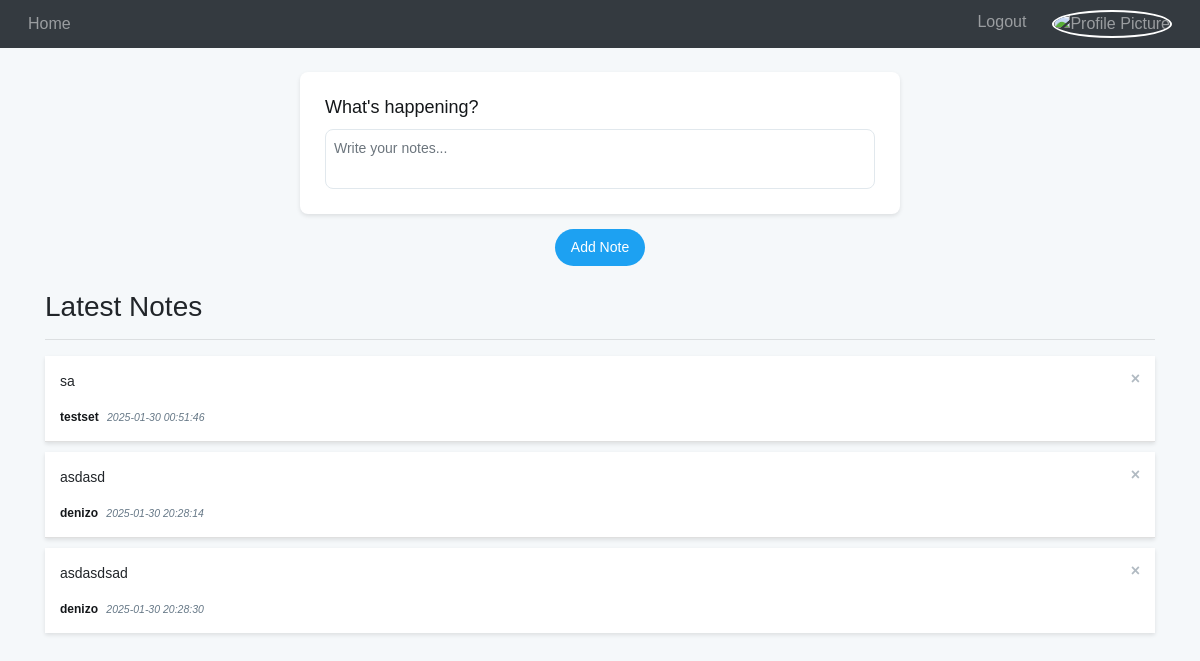
The app's page / (signed in) with its own data.
### website/models.py (models this page shows)
class Note(db.Model):
    id = db.Column(db.Integer,primary_key = True)
    data = db.Column(db.String(10000))
    date = db.Column(db.DateTime(timezone = True),default = func.now())
    user_id = db.Column(db.Integer,db.ForeignKey("user.id"))
    user = db.relationship("User",back_populates='notes')

class User(db.Model,UserMixin):
    id = db.Column(db.Integer,primary_key = True)
    email = db.Column(db.String(100),unique = True)
    username = db.Column(db.String(25),unique = True)
    password = db.Column(db.String(16))
    notes = db.relationship("Note",back_populates='user')
    img = db.relationship("Img",back_populates = "user")

### website/views.py (the view, shortened to what this page needs)
@views.route('/',methods = ["GET","POST"])
@login_required
def home():
    form = request.form
    notes = Note.query.all()
    return render_template("home.html",user = current_user,notes=notes)

### website/__init__.py (called while the page is built)
def create_app():
    app = Flask(__name__)
    app.config["SECRET_KEY"] = 'flaskgroupproject'
    app.config["SQLALCHEMY_DATABASE_URI"] = f'sqlite:///{DB_NAME}'
    app.config['SQLALCHEMY_TRACK_MODIFICATIONS'] = False
    db.init_app(app)
    from .views import views
    from .auth import auth
    app.register_blueprint(views,url_prefix = "/")
    app.register_blueprint(auth,url_prefix = '/')
    from .models import User,Note
    login_manager = LoginManager()
    login_manager.login_view = 'auth.login'
    login_manager.init_app(app)
    @login_manager.user_loader
    def load_user(id):
        return User.query.get(int(id))
    create_db(app)
    return app

### website/templates/home.html (shortened to what this page needs)
{% extends "base.html" %} {% block title %} Home {% endblock title%}
{% block content %}
<form method="POST">
  <br />
  <div class="content">
    <h2>What's happening?</h2>
    <textarea
      name="note"
      id="note"
      class="form-control"
      placeholder="Write your notes..."
    ></textarea>
  </div>
  <div style="text-align: center">
    <button type="submit" class="btn btn-primary">Add Note</button>
  </div>
</form>
<br />
<h3>Latest Notes</h3>
<hr />
<ul class="list-group list-group-flush" id="notes">
  {% for note in notes %}
  <li class="list-group-item note-item">
    <div class="note-content">
      <p>{{ note.data }}</p>
      <span class="note-meta">
        <strong>{{ note.user.username }}</strong>
        <small>{{ note.date }}</small>
      </span>
    </div>
    <button
      type="button"
      class="close"
      onClick="deleteNote({{ note.id }})"
    >
      <span aria-hidden="true">&times;</span>
    </button>
  </li>
  {% endfor %}
</ul>
{% endblock content %}

### website/templates/home.html (style rules this page uses)
body { font-family: Arial, sans-serif; margin: 0; padding: 0; background-color: #f5f8fa; }
.note-item { display: flex; justify-content: space-between; align-items: flex-start; background-color: #ffffff; padding: 15px; margin-bottom: 10px; box-shadow: 0 2px 4px rgba(0, 0, 0, 0.1); font-size: 14px; width: 100%; border-radius: 30px; }
.note-content { width: 85%; }
.note-meta { display: block; font-size: 12px; color: #657786; margin-top: 5px; }
.note-meta strong { color: #14171a; }
.note-meta small { margin-left: 5px; font-style: italic; }
.close { background-color: transparent; border: none; color: #657786; font-size: 16px; cursor: pointer; }
.form-control { width: 100%; padding: 8px; font-size: 14px; border-radius: 8px; border: 1px solid #e1e8ed; resize: none; height: 80px; }
.btn-primary { background-color: #1da1f2; color: white; padding: 8px 16px; font-size: 14px; border: none; border-radius: 20px; cursor: pointer; }
.content { max-width: 600px; margin: 0 auto; background-color: #ffffff; padding: 25px; border-radius: 8px; box-shadow: 0 2px 4px rgba(0, 0, 0, 0.1); margin-bottom: 15px; }
.content h2 { font-size: 18px; color: #14171a; margin-bottom: 10px; }

### records on screen
Note: data "sa", user.username "testset", date "2025-01-30 00:51:46"
Note: data "asdasd", user.username "denizo", date "2025-01-30 20:28:14"
Note: data "asdasdsad", user.username "denizo", date "2025-01-30 20:28:30"
